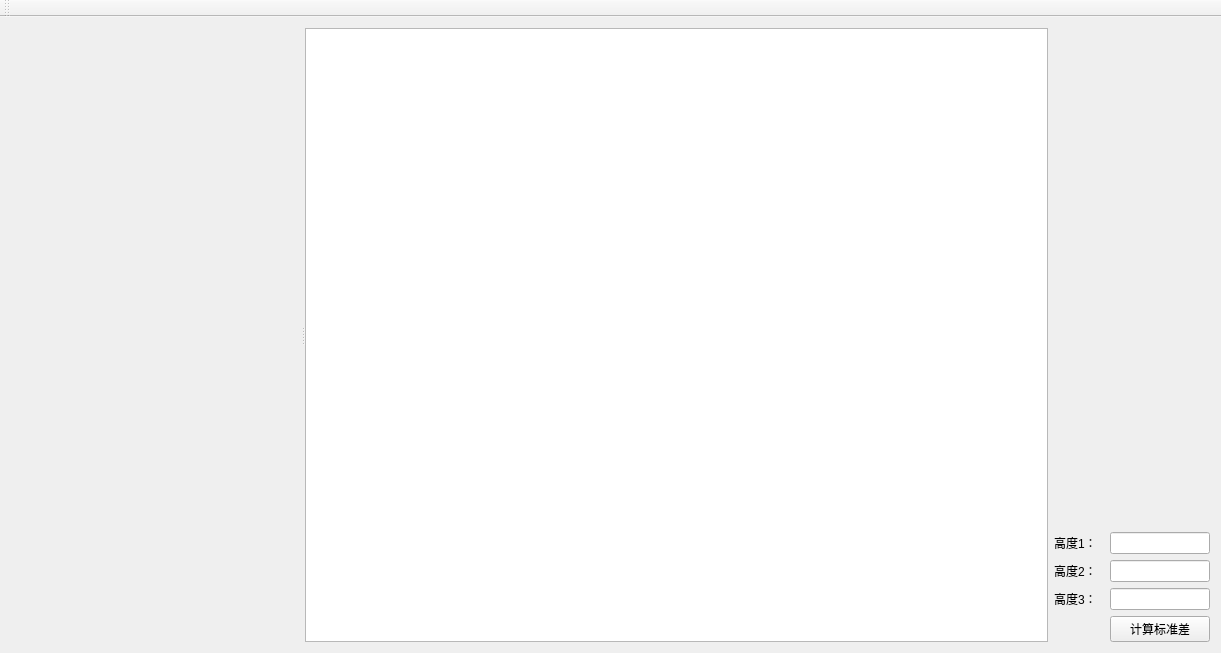
<?xml version="1.0" encoding="UTF-8"?>
<ui version="4.0">
 <class>ToothBiteClass</class>
 <widget class="QMainWindow" name="ToothBiteClass">
  <property name="geometry">
   <rect>
    <x>0</x>
    <y>0</y>
    <width>1221</width>
    <height>653</height>
   </rect>
  </property>
  <property name="windowTitle">
   <string>ToothBite</string>
  </property>
  <widget class="QWidget" name="centralWidget">
   <layout class="QHBoxLayout" name="horizontalLayout">
    <item>
     <widget class="QSplitter" name="splitter">
      <property name="orientation">
       <enum>Qt::Horizontal</enum>
      </property>
      <widget class="QVTKOpenGLNativeWidget" name="qvtkWidget" native="true">
       <property name="sizePolicy">
        <sizepolicy hsizetype="Expanding" vsizetype="Expanding">
         <horstretch>0</horstretch>
         <verstretch>0</verstretch>
        </sizepolicy>
       </property>
      </widget>
      <widget class="QPlainTextEdit" name="plainTextEdit"/>
     </widget>
    </item>
    <item>
     <layout class="QGridLayout" name="gridLayout">
      <item row="0" column="1">
       <spacer name="verticalSpacer">
        <property name="orientation">
         <enum>Qt::Vertical</enum>
        </property>
        <property name="sizeHint" stdset="0">
         <size>
          <width>20</width>
          <height>40</height>
         </size>
        </property>
       </spacer>
      </item>
      <item row="1" column="0">
       <widget class="QLabel" name="label">
        <property name="maximumSize">
         <size>
          <width>50</width>
          <height>16777215</height>
         </size>
        </property>
        <property name="text">
         <string>高度1：</string>
        </property>
       </widget>
      </item>
      <item row="1" column="1">
       <widget class="QLineEdit" name="lineEdit">
        <property name="maximumSize">
         <size>
          <width>100</width>
          <height>16777215</height>
         </size>
        </property>
       </widget>
      </item>
      <item row="2" column="0">
       <widget class="QLabel" name="label_2">
        <property name="maximumSize">
         <size>
          <width>50</width>
          <height>16777215</height>
         </size>
        </property>
        <property name="text">
         <string>高度2：</string>
        </property>
       </widget>
      </item>
      <item row="2" column="1">
       <widget class="QLineEdit" name="lineEdit_2">
        <property name="maximumSize">
         <size>
          <width>100</width>
          <height>16777215</height>
         </size>
        </property>
       </widget>
      </item>
      <item row="3" column="0">
       <widget class="QLabel" name="label_3">
        <property name="maximumSize">
         <size>
          <width>50</width>
          <height>16777215</height>
         </size>
        </property>
        <property name="text">
         <string>高度3：</string>
        </property>
       </widget>
      </item>
      <item row="3" column="1">
       <widget class="QLineEdit" name="lineEdit_3">
        <property name="maximumSize">
         <size>
          <width>100</width>
          <height>16777215</height>
         </size>
        </property>
       </widget>
      </item>
      <item row="4" column="1">
       <widget class="QPushButton" name="pushButton">
        <property name="maximumSize">
         <size>
          <width>100</width>
          <height>16777215</height>
         </size>
        </property>
        <property name="text">
         <string>计算标准差</string>
        </property>
       </widget>
      </item>
     </layout>
    </item>
   </layout>
  </widget>
  <widget class="QMenuBar" name="menuBar">
   <property name="geometry">
    <rect>
     <x>0</x>
     <y>0</y>
     <width>1221</width>
     <height>23</height>
    </rect>
   </property>
  </widget>
  <widget class="QToolBar" name="mainToolBar">
   <attribute name="toolBarArea">
    <enum>TopToolBarArea</enum>
   </attribute>
   <attribute name="toolBarBreak">
    <bool>false</bool>
   </attribute>
  </widget>
 </widget>
 <layoutdefault spacing="6" margin="11"/>
 <customwidgets>
  <customwidget>
   <class>QVTKOpenGLNativeWidget</class>
   <extends>QWidget</extends>
   <header>qvtkopenglnativewidget.h</header>
  </customwidget>
 </customwidgets>
 <resources/>
 <connections/>
</ui>
